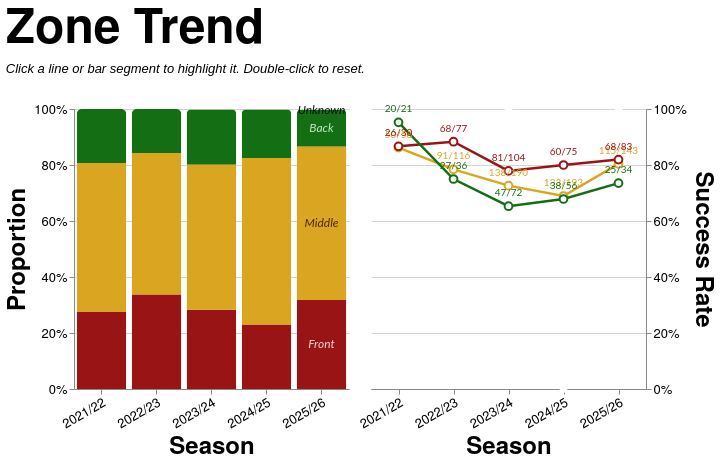

Source (Vega-Lite JSON):
### Vega-Lite specification from a JSON file in a GitHub repository (floating-point values rounded to 4 significant figures; data arrays with more than 128 entries replaced by an {"elided": "..."} marker saying what was removed)
{"config": {"axis": {"labelFont": "PT Sans Narrow, Helvetica Neue, Helvetica, Arial, sans-serif", "titleFont": "PT Sans Narrow, Helvetica Neue, Helvetica, Arial, sans-serif", "labelFontSize": 13, "titleFontSize": 24, "gridColor": "#202947", "gridOpacity": 0.2, "zindex": 1}, "text": {"font": "Lato, sans-serif"}, "bar": {"cornerRadiusEnd": 5}, "header": {"labelFont": "PT Sans Narrow, Helvetica Neue, Helvetica, Arial, sans-serif", "titleFont": "PT Sans Narrow, Helvetica Neue, Helvetica, Arial, sans-serif", "labelFontSize": 24, "titleFontSize": 28, "labelFontWeight": "bold", "orient": "left"}, "legend": {"labelFont": "PT Sans Narrow, Helvetica Neue, Helvetica, Arial, sans-serif", "titleFont": "PT Sans Narrow, Helvetica Neue, Helvetica, Arial, sans-serif", "labelFontSize": 14, "titleFontSize": 16, "titlePadding": 5, "fillColor": "white", "strokeColor": "black", "padding": 10, "titleFontWeight": "lighter", "titleFontStyle": "italic", "titleColor": "gray", "offset": 10}, "title": {"font": "PT Sans Narrow, Helvetica Neue, Helvetica, Arial, sans-serif", "fontSize": 48, "fontWeight": "bold", "anchor": "start", "align": "center", "titlePadding": 20, "subtitlePadding": 10, "subtitleFontSize": 13, "subtitleColor": "", "subtitleFontStyle": "italic", "offset": 15, "color": "black"}, "axisX": {"labelAngle": 0}, "facet": {"title": null, "header": null, "align": {"row": "each", "column": "each"}, "spacing": 10}, "resolve": {"scale": {"y": "independent", "facet": "independent"}}, "background": "transparent", "scale": {"offsetBandPaddingOuter": 0.2, "offsetBandPaddingInner": 0.1}, "view": {"stroke": null, "background": "transparent"}}, "hconcat": [{"layer": [{"mark": {"type": "bar", "opacity": 0.85}, "encoding": {"color": {"field": "area", "legend": null, "scale": {"domain": ["Front", "Middle", "Back"], "range": ["#991515", "goldenrod", "#146f14"]}, "sort": ["Front", "Middle", "Back"], "type": "nominal"}, "opacity": {"condition": {"param": "param_11", "value": 1.0, "empty": true}, "value": 0.2}, "order": {"field": "stack_order", "sort": "ascending", "type": "quantitative"}, "stroke": {"value": "transparent"}, "tooltip": [{"field": "season", "title": "Season", "type": "nominal"}, {"field": "area", "title": "Zone", "type": "nominal"}, {"field": "attempts", "format": ",.0f", "title": "Attempts", "type": "quantitative"}, {"field": "won", "format": ",.0f", "title": "Won", "type": "quantitative"}, {"field": "success_rate", "format": ".1%", "title": "Success Rate", "type": "quantitative"}], "x": {"axis": {"labelAngle": -30}, "field": "season", "sort": ["2021/22", "2022/23", "2023/24", "2024/25", "2025/26"], "title": "Season", "type": "nominal"}, "y": {"axis": {"format": "%", "orient": "left"}, "field": "attempts", "stack": "normalize", "title": "Proportion", "type": "quantitative"}}, "name": "view_9", "transform": [{"filter": "(loSquad == 'All' || datum.squad == loSquad) && (loGameType == 'All' || (loGameType == 'League + Cup' && (datum.game_type == 'League' || datum.game_type == 'Cup')) || (loGameType == 'League only' && datum.game_type == 'League') || datum.game_type == loGameType) && (loThrower == 'All' || datum.thrower == loThrower) && (loJumper == 'All' || datum.jumper == loJumper) && (loNumbers == 'All' || datum.numbers == loNumbers)"}, {"aggregate": [{"op": "count", "as": "attempts"}, {"op": "sum", "field": "won", "as": "won"}], "groupby": ["season", "area"]}, {"calculate": "datum.won / datum.attempts", "as": "success_rate"}, {"calculate": "datum.won + '/' + datum.attempts", "as": "won_attempts_label"}, {"calculate": "datum.area == 'Front' ? 0 : datum.area == 'Middle' ? 1 : datum.area == 'Back' ? 2 : 999", "as": "stack_order"}]}, {"mark": {"type": "text", "align": "center", "baseline": "middle", "fontSize": 12, "fontStyle": "italic"}, "encoding": {"color": {"field": "text_label_color", "legend": null, "scale": null, "type": "nominal"}, "opacity": {"condition": {"param": "param_11", "value": 0.9, "empty": true}, "value": 0.3}, "text": {"field": "area", "type": "nominal"}, "x": {"axis": {"labelAngle": -30}, "field": "season", "sort": ["2021/22", "2022/23", "2023/24", "2024/25", "2025/26"], "title": "Season", "type": "nominal"}, "y": {"field": "mid_y", "scale": {"domain": [0, 1]}, "type": "quantitative"}}, "transform": [{"filter": "(loSquad == 'All' || datum.squad == loSquad) && (loGameType == 'All' || (loGameType == 'League + Cup' && (datum.game_type == 'League' || datum.game_type == 'Cup')) || (loGameType == 'League only' && datum.game_type == 'League') || datum.game_type == loGameType) && (loThrower == 'All' || datum.thrower == loThrower) && (loJumper == 'All' || datum.jumper == loJumper) && (loNumbers == 'All' || datum.numbers == loNumbers)"}, {"aggregate": [{"op": "count", "as": "attempts"}, {"op": "sum", "field": "won", "as": "won"}], "groupby": ["season", "area"]}, {"calculate": "datum.won / datum.attempts", "as": "success_rate"}, {"calculate": "datum.won + '/' + datum.attempts", "as": "won_attempts_label"}, {"calculate": "datum.area == 'Front' ? 0 : datum.area == 'Middle' ? 1 : datum.area == 'Back' ? 2 : 999", "as": "stack_order"}, {"joinaggregate": [{"op": "sum", "field": "attempts", "as": "season_total"}], "groupby": ["season"]}, {"calculate": "datum.attempts / datum.season_total", "as": "proportion"}, {"window": [{"op": "sum", "field": "proportion", "as": "cum_prop"}], "frame": [null, 0], "groupby": ["season"], "sort": [{"field": "stack_order", "order": "ascending"}]}, {"calculate": "datum.cum_prop - datum.proportion / 2", "as": "mid_y"}, {"calculate": "datum.area == 'Front' ? '#fce8e8' : datum.area == 'Middle' ? '#3d2000' : datum.area == 'Back' ? '#d4f5d4' : 'black'", "as": "text_label_color"}, {"calculate": "toNumber(split(datum.season, '/')[0])", "as": "season_order_num"}, {"window": [{"op": "row_number", "field": "", "as": "season_rank"}], "groupby": ["area"], "sort": [{"field": "season_order_num", "order": "descending"}]}, {"filter": "datum.season_rank == 1"}]}], "height": 280, "width": {"step": 55}}, {"layer": [{"mark": {"type": "line", "point": {"fill": "white", "filled": false, "size": 60}, "strokeWidth": 2.5}, "encoding": {"color": {"field": "area", "legend": null, "scale": {"domain": ["Front", "Middle", "Back"], "range": ["#991515", "goldenrod", "#146f14"]}, "sort": ["Front", "Middle", "Back"], "type": "nominal"}, "detail": {"field": "area", "type": "nominal"}, "opacity": {"condition": {"param": "param_11", "value": 1.0, "empty": true}, "value": 0.2}, "tooltip": [{"field": "season", "title": "Season", "type": "nominal"}, {"field": "area", "title": "Zone", "type": "nominal"}, {"field": "attempts", "format": ",.0f", "title": "Attempts", "type": "quantitative"}, {"field": "won", "format": ",.0f", "title": "Won", "type": "quantitative"}, {"field": "success_rate", "format": ".1%", "title": "Success Rate", "type": "quantitative"}], "x": {"axis": {"labelAngle": -30}, "field": "season", "sort": ["2021/22", "2022/23", "2023/24", "2024/25", "2025/26"], "title": "Season", "type": "nominal"}, "y": {"axis": {"format": "%", "orient": "right"}, "field": "success_rate", "scale": {"domainMax": 1, "nice": true}, "title": "Success Rate", "type": "quantitative"}}, "name": "view_10", "transform": [{"filter": "(loSquad == 'All' || datum.squad == loSquad) && (loGameType == 'All' || (loGameType == 'League + Cup' && (datum.game_type == 'League' || datum.game_type == 'Cup')) || (loGameType == 'League only' && datum.game_type == 'League') || datum.game_type == loGameType) && (loThrower == 'All' || datum.thrower == loThrower) && (loJumper == 'All' || datum.jumper == loJumper) && (loNumbers == 'All' || datum.numbers == loNumbers)"}, {"aggregate": [{"op": "count", "as": "attempts"}, {"op": "sum", "field": "won", "as": "won"}], "groupby": ["season", "area"]}, {"calculate": "datum.won / datum.attempts", "as": "success_rate"}, {"calculate": "datum.won + '/' + datum.attempts", "as": "won_attempts_label"}]}, {"mark": {"type": "text", "align": "center", "baseline": "bottom", "dy": -8, "fontSize": 10}, "encoding": {"color": {"field": "area", "legend": null, "scale": {"domain": ["Front", "Middle", "Back"], "range": ["#991515", "goldenrod", "#146f14"]}, "sort": ["Front", "Middle", "Back"], "type": "nominal"}, "detail": {"field": "area", "type": "nominal"}, "opacity": {"condition": {"param": "param_11", "value": 1.0, "empty": true}, "value": 0.2}, "text": {"field": "won_attempts_label", "type": "nominal"}, "x": {"axis": {"labelAngle": -30}, "field": "season", "sort": ["2021/22", "2022/23", "2023/24", "2024/25", "2025/26"], "title": "Season", "type": "nominal"}, "y": {"axis": {"format": "%", "orient": "right"}, "field": "success_rate", "scale": {"domainMax": 1, "nice": true}, "title": "Success Rate", "type": "quantitative"}}, "transform": [{"filter": "(loSquad == 'All' || datum.squad == loSquad) && (loGameType == 'All' || (loGameType == 'League + Cup' && (datum.game_type == 'League' || datum.game_type == 'Cup')) || (loGameType == 'League only' && datum.game_type == 'League') || datum.game_type == loGameType) && (loThrower == 'All' || datum.thrower == loThrower) && (loJumper == 'All' || datum.jumper == loJumper) && (loNumbers == 'All' || datum.numbers == loNumbers)"}, {"aggregate": [{"op": "count", "as": "attempts"}, {"op": "sum", "field": "won", "as": "won"}], "groupby": ["season", "area"]}, {"calculate": "datum.won / datum.attempts", "as": "success_rate"}, {"calculate": "datum.won + '/' + datum.attempts", "as": "won_attempts_label"}]}], "height": 280, "width": {"step": 55}}], "data": {"name": "data-6b9778bc6709336b9d08c793896102b2"}, "params": [{"name": "loSquad", "value": "All"}, {"name": "loSeason", "value": "All"}, {"name": "loGameType", "value": "All"}, {"name": "loThrower", "value": "All"}, {"name": "loJumper", "value": "All"}, {"name": "loArea", "value": "All"}, {"name": "loNumbers", "value": "All"}, {"name": "param_11", "select": {"type": "point", "clear": "dblclick", "fields": ["area"], "on": "click"}, "views": ["view_9", "view_10"]}], "resolve": {"scale": {"color": "shared"}}, "spacing": 8, "title": {"text": "Zone Trend", "subtitle": "Click a line or bar segment to highlight it. Double-click to reset."}, "$schema": "https://vega.github.io/schema/vega-lite/v5.20.1.json", "datasets": {"data-6b9778bc6709336b9d08c793896102b2": {"elided": "1291 records"}}}
